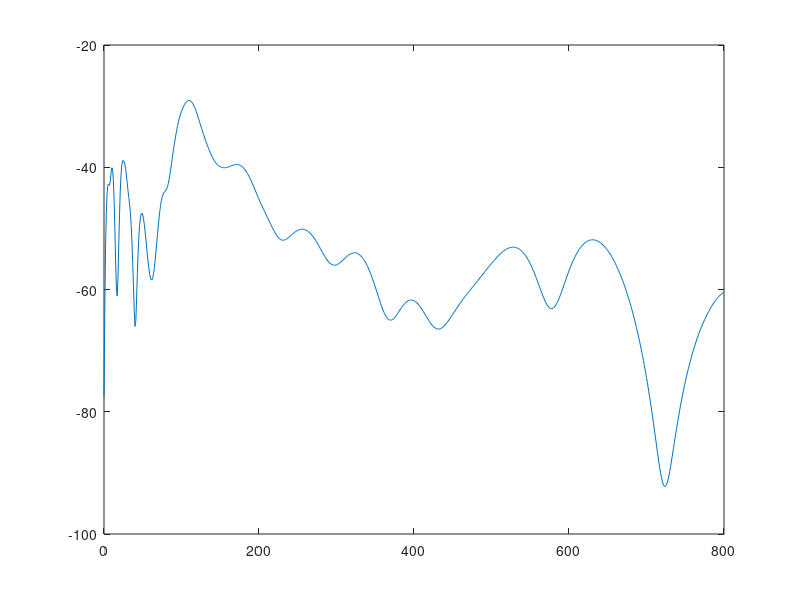

Write the MATLAB code that produced this figure.
c=3*10^8;
a = 6.7;
b = 4.9;
f=455*10^6;
lambda = 3*10^8/f;
k = 2*pi/lambda;
WG_len = 0:800;
n_TE_table = [];
m_TE_table = [];
n_TM_table = [];
m_TM_table = [];
fc_TE=[];
fc_TM=[];

for m=1:1000
    fc=(c/2)*sqrt((m/b)^2);
    if fc<=f
        m_TE_table = [m_TE_table m];
        n_TE_table = [n_TE_table 0];
        fc_TE=[fc_TE fc];
    end
end

for m=1:1000
    for n=1:1001
        fc=(c/2)*sqrt((m/a)^2+((n-1)/b)^2);
        if fc<=f
            n_TE_table = [n_TE_table n-1];
            m_TE_table = [m_TE_table m];
            fc_TE=[fc_TE fc];
        end
    end
end

for m=1:1000
    for n=1:1000
        fc=(c/2)*sqrt((m/a)^2+(n/b)^2);
        if fc<=f
            n_TM_table = [n_TM_table n];
            m_TM_table = [m_TM_table m];
            fc_TM =[fc_TM fc];
        end
    end
end

fc_TE = fc_TE';
fc_TM = fc_TM';

m_TE_table = m_TE_table';
n_TE_table = n_TE_table';

m_TM_table = m_TM_table';
n_TM_table = n_TM_table';
x0 = 0.1;
y0 = 0.1;
epsi = 7;
Et = 10;
for i = 1:length(WG_len)
    for p = 1:80
        if rem(m_TE_table(p),2) == 0
            phip = 0;
        else
            phip = pi/2;
        end
        if rem(n_TE_table(p),2) == 0
            phiq = 0;
        else
            phiq = pi/2;
        end
        x = 2*(m_TE_table(p))*a + ((-1)^(m_TE_table(p)))*x0;
        y = 2*(n_TE_table(p))*b + ((-1)^(n_TE_table(p)))*y0;
        A = (sin((((m_TE_table(p))*pi/(2*a))*x + phip)*180/pi))*...
            (sin((((n_TE_table(p))*pi/(2*b))*y + phiq)*180/pi))*...
            (sin((((m_TE_table(p))*pi/(2*a))*x0 + phip)*180/pi))*...
            (sin((((n_TE_table(p))*pi/(2*b))*y0 + phiq)*180/pi));
        alpha = ((1/b)*(((n_TE_table(p))*lambda/(4*b))^2)*(epsi/sqrt(epsi - 1)))+...
            ((1/a)*(((m_TE_table(p))*lambda/(4*a))^2)*(1/sqrt(epsi - 1)));
        beta = sqrt(k*k - (((m_TE_table(p))*pi/(2*a))^2) -...
            (((n_TE_table(p))*pi/(2*b))^2));
        ErVar(p) = (A*exp(-(alpha + 1i*beta)*WG_len(i))/beta);
    end
    Er(i) = (-1i*2*pi*Et/(a*b))*sum(ErVar);
    Pr(i) = 10*log((Er(i))^2);
end
plot(WG_len,Pr);


